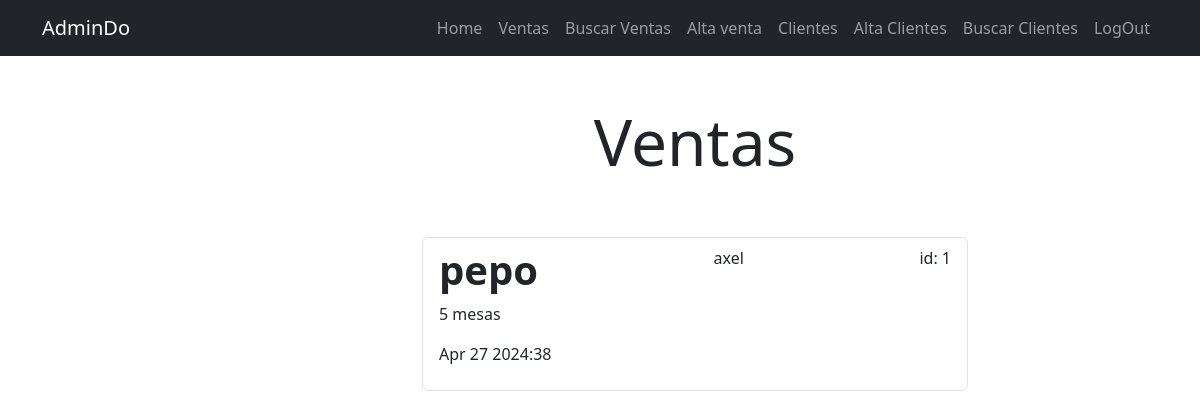
/ventas/buscar/ (signed in), run on an earlier commit of the app's database.
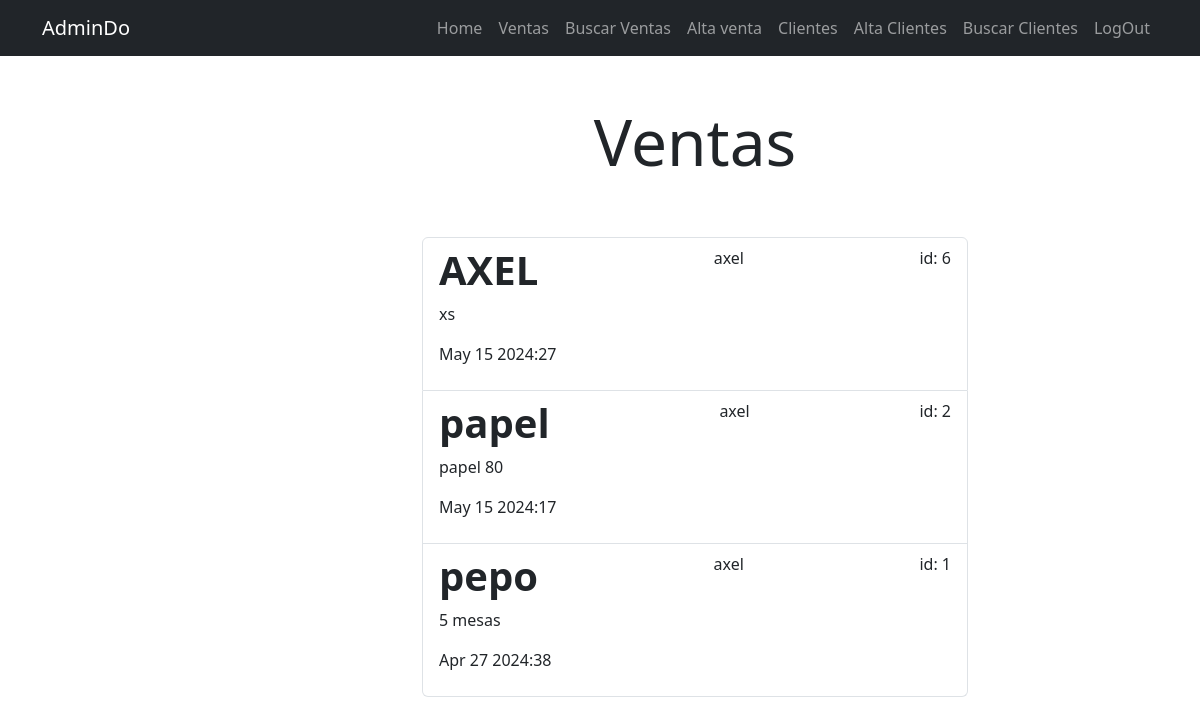
And on a later commit of the database.
### tasks/models.py (models this page shows, shortened)
class Venta(models.Model):
    nombre = models.CharField(max_length=100)
    descripcion = models.TextField(blank=True)
    total = models.DecimalField(max_digits=10, decimal_places=2)
    created = models.DateTimeField(auto_now_add=True)
    datecompleted = models.DateTimeField(null=True, blank=True)
    importante = models.BooleanField(default=False)
    user = models.ForeignKey(User, on_delete=models.CASCADE)

### tasks/views.py (the view)
# urls.py: path("ventas/buscar/", views.buscar_venta, name="buscar_ventas"),
@login_required
def buscar_venta(request):
    ventas = Venta.objects.filter(user=request.user, datecompleted__isnull=False).order_by("-datecompleted")
    return render(request, "ventas.html", {"ventas": ventas})

### tasks/templates/ventas.html (shortened to what this page needs)
{% extends 'base.html' %}
{% block content %}
<main class="container">
    <div class="row">
        <div class="col-md-6 offset-md-4">
            <h1 class="text-center display-3 py-5">Ventas</h1>
                <ul class="list-group">
                    {% for venta in ventas %}
                    <a class="list-group-item" href="{% url 'editar_venta' venta.id %}">
                        <header class="d-flex justify-content-between">
                            {% if venta.important %}
                            <h1 class="fw-bold text-success">{{ venta.nombre }}</h1>
                            {% else %}
                            <h1 class="fw-bold">{{ venta.nombre }}</h1>
                            {% endif %}
                            <p>{{ venta.user.username }}</p>
                            <p>id: {{ venta.id }}</p>
                        </header>
                            <p>{{ venta.descripcion }}</p>
                            <p>{{ venta.datecompleted|date:'M j Y:i' }}</p>
                        </a>
                    {% endfor %}
                </ul>
        </div>
    </div>
</main>
{% endblock %}

### tasks/templates/base.html (shortened to what this page needs)
<!DOCTYPE html>
<html lang="en">
<head>
    <link rel="stylesheet" href="https://cdn.jsdelivr.net/npm/bootstrap@5.3.3/dist/css/bootstrap.min.css">
</head>
{% include '_navbar.html' %}
<body>
    {% block content %}
    {% endblock %}
</body>
</html>

### tasks/templates/_navbar.html (shortened to what this page needs)
<nav class="navbar navbar-expand-lg bg-dark navbar-dark">
    <div class="container">
        <a class="navbar-brand" href="#">AdminDo</a>
        <div class="collapse navbar-collapse" id="navbarNav">
            <ul class="navbar-nav ms-auto">
                {% if user.is_authenticated %}
                <li class="nav-item">
                    <a href="/" class="nav-link">Home</a>
                </li>
                <li class="nav-item">
                    <a href="/ventas/" class="nav-link">Ventas</a>
                </li>
                <li class="nav-item">
                    <a href="/ventas/buscar/" class="nav-link">Buscar Ventas</a>
                </li>
                <li class="nav-item">
                    <a href="/ventas/alta/" class="nav-link">Alta venta</a>
                </li>
                <li class="nav-item">
                    <a href="/clientes/" class="nav-link">Clientes</a>
                </li>
                <li class="nav-item">
                    <a href="/clientes/create/" class="nav-link">Alta Clientes</a>
                </li>
                <li class="nav-item">
                    <a href="/clientes/completed/" class="nav-link">Buscar Clientes</a>
                </li>
                <li class="nav-item">
                    <a href="/logout/" class="nav-link">LogOut</a>
                </li>
                {% endif %}
            </ul>
        </div>
    </div>
</nav>

What changed in the data, as far as the page shows it:
added Venta: nombre "AXEL", user.username "axel", id "6", descripcion "xs", datecompleted "May 15 2024:27"
added Venta: nombre "papel", user.username "axel", id "2", descripcion "papel 80", datecompleted "May 15 2024:17"
